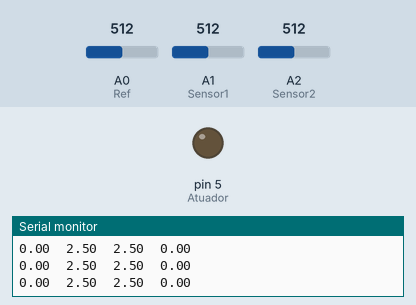
Bench run of a sketch on a simulated Arduino Uno, built with avr-gcc and run on an emulated ATmega328P. On the bench: output pins drawn as LEDs (lit = HIGH), the last lines printed to the serial monitor. Inputs (shaded band) come from the test bench; at power-on: A0 (Ref) = 512, A2 (Sensor2) = 512, A1 (Sensor1) = 512.

Above: at 1.2 s.
1.3 s: A0 (Ref) set to 513
At 3.24 s:
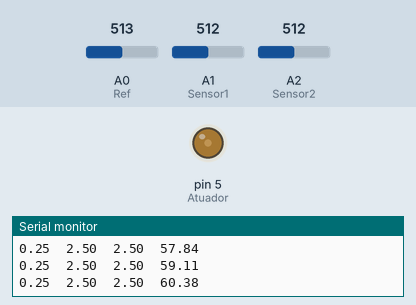
At 4.18 s:
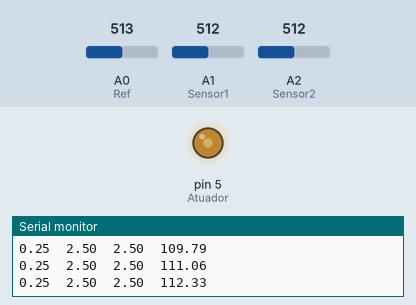
4.3 s: A2 (Sensor2) set to 485
5.8 s: A2 (Sensor2) set to 456
7.3 s: A0 (Ref) set to 420
10.3 s: A0 (Ref) set to 411
13.3 s: A0 (Ref) set to 716
At 14.6 s:
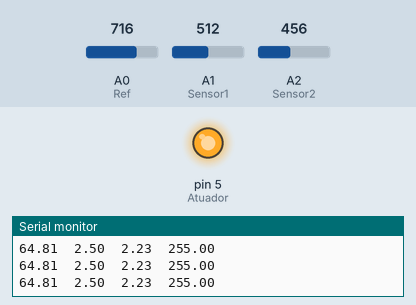
Timing chart, 0 to 16.2 s (numbered marks = the images above; inputs shaded):
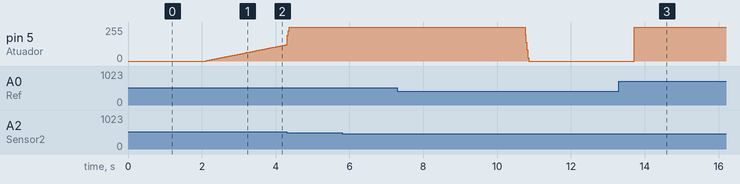

The sketch:

Controlador_PI.ino
```cpp
 /* ----- Controlador proporcional e integral para o sistema termico ----- */


// const int Referencia = 0; // O sinal de referencia sera lido a partir do pino de
                          // entrada analogica A0

const int Ref = 0;      // Referencia sera conectado ao pino de entrada analogica A0
const int Sensor1 = 1; // O sensor sera conectado ao pino de entrada analogica A1
const int Sensor2 = 2; // O sensor sera conectado ao pino de entrada analogica A2

const int Atuador = 5; // O sinal de comando "analogico" (saida do controlador)
                       // sera transmitido pelo pino de saida digital 5 (PWM)

double Valor_Referencia;
double Valor_Sensor1; // Variavel que armazenara o valor da saida (tensao no capacitor 1)
double Valor_Sensor2; // Variavel que armazenara o valor da saida (tensao no capacitor 2)

double Valor_Atuador; // Variavel que armazenara o valor da
                   // saida do controlador (acao de controle)

double D;
double k1 = -2.2361;
double k2 = 2.5920;


double Erro; // Variavel que armazenara o sinal de erro (Valor_referencia - Valor_Sensor)
double I = 0;
double P;
const double Kp = 0.049835;
const double Ki = 15.0106;
const double T = 0.00664; // Tempo de amostragem em milissegundos


double last_time;
void setup(){

Serial.begin(9600); // Especifique a velocidade da comunicacao serial

Serial.println("\nErro\tVc1\tVc2\tAtuador");
Serial.println("---------------------------");

pinMode(Ref, INPUT); // Define o pino do sensor como uma entrada
pinMode(Sensor1, INPUT); // Define o pino do sensor como uma entrada
pinMode(Sensor2, INPUT); // Define o pino do sensor como uma entrada

pinMode(Atuador, OUTPUT); // Define o pino do atuador como uma saida

last_time = millis();
}


void loop(){


  Valor_Sensor1 = analogRead(Sensor1); // Converte o valor de tensao numa palavra binaria de 10 bits (0V a 5V <---> 0 a 1023)

  Valor_Sensor1 = Valor_Sensor1/1023*5; // Mapeia de 10 bits para um escala de 0 a 5 V

  Valor_Sensor2 = analogRead(Sensor2); // Converte o valor de tensao numa palavra binaria de 10 bits (0V a 5V <---> 0 a 1023)

  Valor_Sensor2 = Valor_Sensor2/1023*5; // Mapeia de 10 bits para um escala de 0 a 5 V

  Valor_Referencia = analogRead(Ref); // Converte o valor de tensao numa palavra binaria de 10 bits (0V a 5V <---> 0 a 1023)

  Valor_Referencia = Valor_Referencia/1023*5; // Mapeia de 10 bits para um escala de 0 a 5 V

  D = k1*Valor_Sensor1 + k2*Valor_Sensor2; // EXPRESSAO DO CONTROLADOR

 if ((millis() - last_time) > 1000*T) {

  last_time = millis();

  Erro = (Valor_Referencia - Valor_Sensor2);
  Erro = Erro*255/5; // Mapeia de uma escala de 0 a 5 V para 8 bits

  P = Kp*Erro;
  I = I + Ki * T * Erro;


  Valor_Atuador = constrain(((P+I) - D)* (255/5), 0, 255); // Restringe o valor do sinal de atuacao
                                            // a faixa de 0V a 5V (0 a 255)

  analogWrite(Atuador, Valor_Atuador); // Escreve no pino 5 (Atuador), que simulara
                                       // uma saida analogica via PWM
  Serial.print(Erro);
  Serial.print("\t");
  Serial.print(Valor_Sensor1);
  Serial.print("\t");
  Serial.print(Valor_Sensor2);
  Serial.print("\t");
  Serial.println(Valor_Atuador);
  //delay(100);
  }

}
```

Measured:
- the behaviour switches between 512 and 513 on A0 (Ref) (found by bisection; images 0 and 1)
- after the input at 1.3 s, pin 5 (Atuador): moves from 0/255 to 122/255 over 2.2 s, starting after 0.81 s
- after the input at 13.3 s, pin 5 (Atuador): 0/255 → 255/255 after 0.41 s
